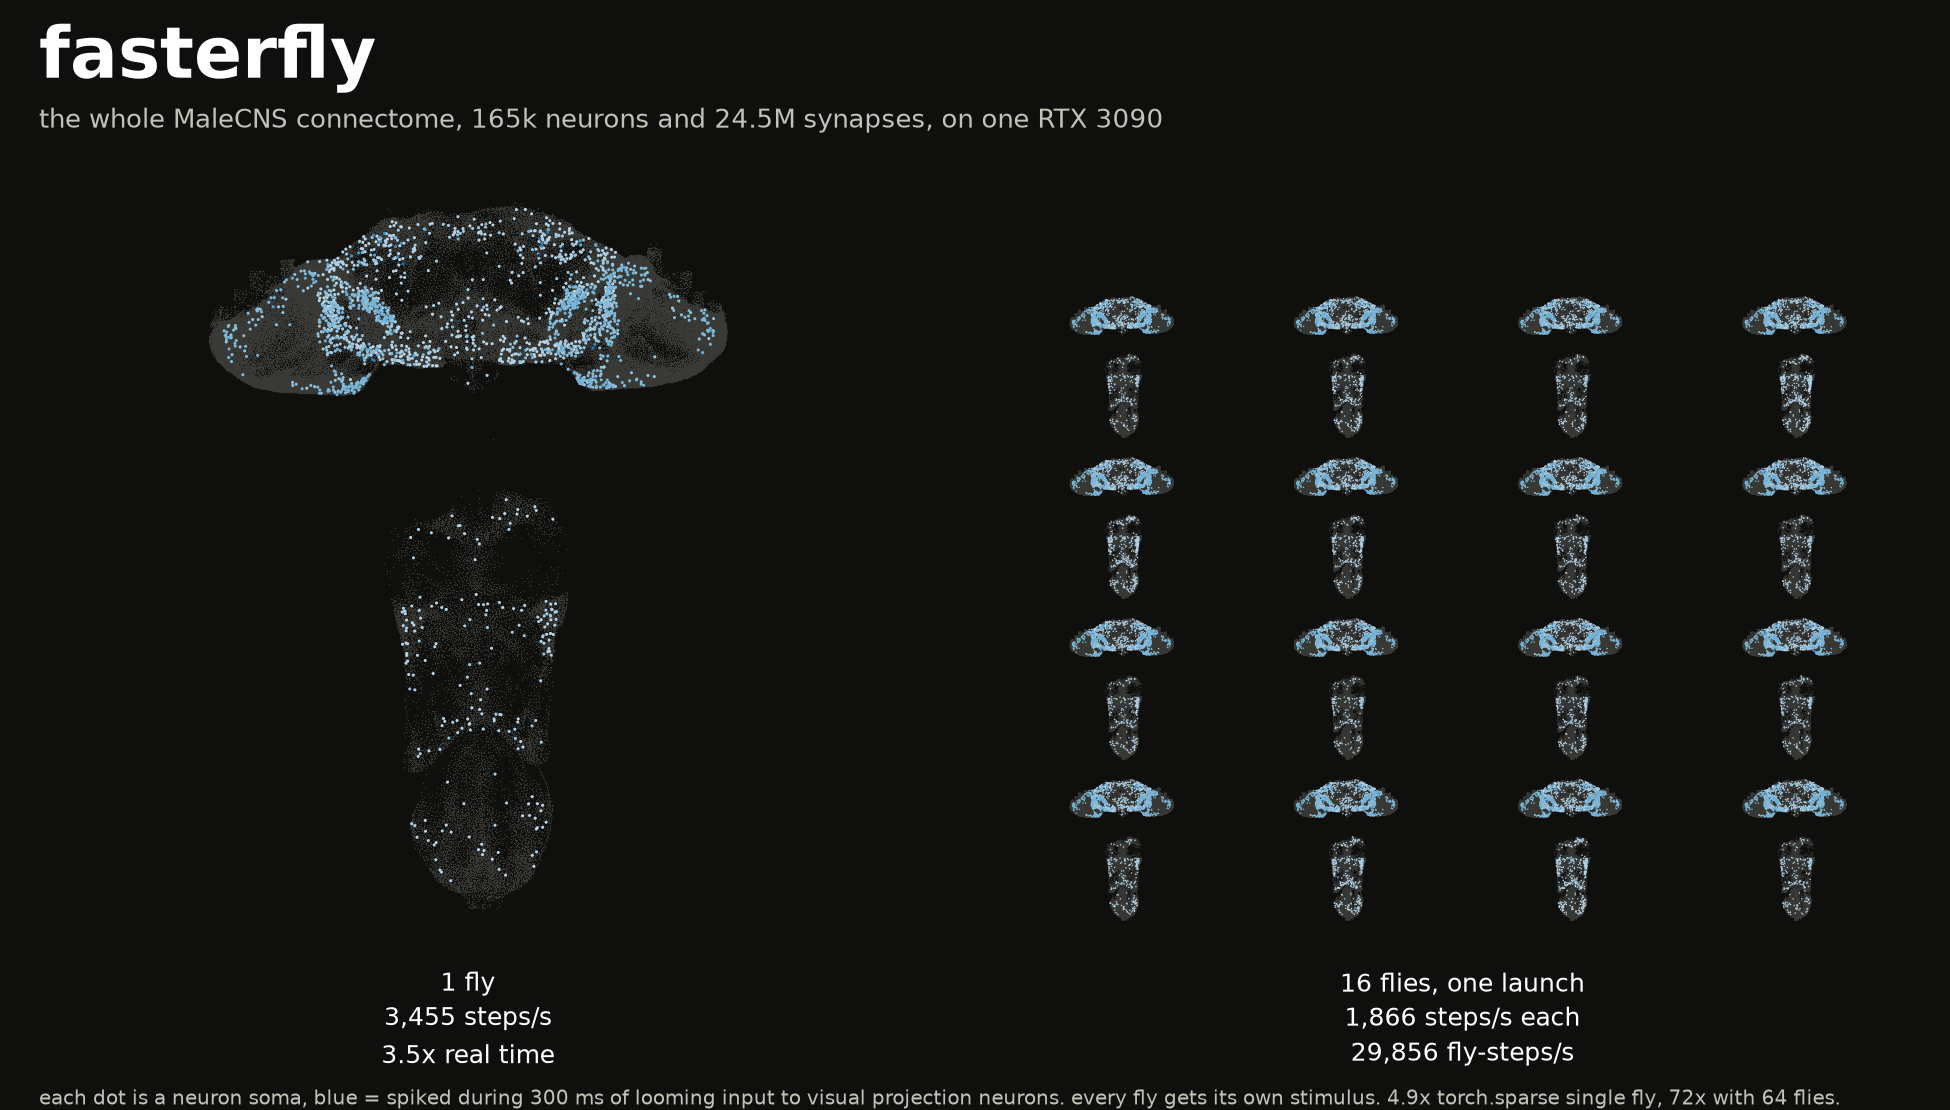

Here is the Python script that generated this plot:
"""Render docs/hero.png: soma cloud of the whole CNS coloured by spikes from a short
EventFusedLIF run. Knobs in docs/hero.json."""
import json
from pathlib import Path
import numpy as np, pandas as pd, scipy.sparse as sp, torch
import pyarrow.feather as feather
import matplotlib; matplotlib.use("Agg")
import matplotlib.pyplot as plt
import sys; sys.path.insert(0, str(Path(__file__).resolve().parent.parent))
from event_lif import EventFusedLIF

ROOT = Path(__file__).resolve().parent.parent
H = json.loads((ROOT / "docs" / "hero.json").read_text())
P = json.loads((ROOT / "params.json").read_text())
dev = torch.device("cuda")

M = sp.load_npz(ROOT / "cache" / "connectome_signed.npz").tocsr().astype(np.float32)
n = M.shape[0]
meta = pd.read_parquet(ROOT / "cache" / "meta.parquet")
bodies = np.load(ROOT / "cache" / "bodies.npy")
ann = feather.read_table(ROOT / P["data"]["dir"] / P["data"]["annotations"], columns=["bodyId", "somaLocation"]).to_pandas()
ann = ann.set_index("bodyId").reindex(bodies)
xyz = np.array([list(v) if v is not None and len(v) == 3 else [np.nan] * 3 for v in ann["somaLocation"]], dtype=float)

st = H["stimulus"]; lif = P["lif"]
rng = np.random.default_rng(st["seed"])
cand = np.flatnonzero(meta["superclass"].isin(st["superclass"]).values)
targets = torch.tensor(rng.choice(cand, st["n_targets"], replace=False), device=dev)
p_spike = st["rate_hz"] * lif["dt_ms"] / 1000.0
g = torch.Generator(device=dev).manual_seed(st["seed"])
total = H["warmup_steps"] + H["steps"]
stim = (torch.rand(total, st["n_targets"], generator=g, device=dev) < p_spike).float() * st["amplitude"]

N = H["n_flies"]
net = EventFusedLIF(M, lif, dev)
v = torch.zeros(n, N, device=dev); s = torch.zeros_like(v); ext = torch.zeros_like(v)
stims = [stim] + [(torch.rand(total, st["n_targets"], generator=torch.Generator(device=dev).manual_seed(st["seed"] + k), device=dev) < p_spike).float() * st["amplitude"] for k in range(1, N)]
stim = torch.stack(stims, 2)  # [total, n_targets, N]
counts = torch.zeros(n, N, device=dev)
for t in range(total):
    ext.zero_(); ext[targets] = stim[t]
    v, s = net.step(v, s, ext)
    if t >= H["warmup_steps"]: counts += s
counts = counts.cpu().numpy()
print(f"spikes/fly={counts.sum(0).astype(int).tolist()}")

V, C = H["view"], H["style"]
ok = ~np.isnan(xyz[:, 0])
x, y = xyz[ok, V["x_axis"]], xyz[ok, V["y_axis"]] * (-1 if V["flip_y"] else 1)
vmax = counts.max()

def cloud(ax, c, ps, acs):
    ax.set_facecolor(C["surface"]); ax.set_axis_off()
    ax.scatter(x[c == 0], y[c == 0], s=ps, c=C["silent"], lw=0, rasterized=True)
    o = np.argsort(c[c > 0])
    ax.scatter(x[c > 0][o], y[c > 0][o], s=acs, c=c[c > 0][o], cmap=C["cmap"], vmin=-vmax * 0.4, vmax=vmax, lw=0)
    ax.set_aspect("equal")

fig = plt.figure(figsize=(13, 7.4), facecolor=C["surface"])
ax = fig.add_axes([0.03, 0.15, 0.42, 0.70]); cloud(ax, counts[ok, 0], V["point_size"], V["active_size"])
gr, gc = H["grid"]
for k in range(N):
    r, cc = divmod(k, gc)
    a = fig.add_axes([0.52 + cc * 0.115, 0.60 - r * 0.145, 0.11, 0.14]); cloud(a, counts[ok, k], 0.08, 0.5)
fig.text(0.24, 0.035, H["single_label"], color=C["text"], fontsize=12, ha="center", va="bottom", linespacing=1.4)
fig.text(0.75, 0.035, H["batch_label"], color=C["text"], fontsize=12, ha="center", va="bottom", linespacing=1.4)
fig.text(0.02, 0.93, H["title"], color=C["text"], fontsize=34, fontweight="bold")
fig.text(0.02, 0.885, H["subtitle"], color=C["text2"], fontsize=12.5)
fig.text(0.02, 0.005, H["caption"].format(steps=H["steps"]), color=C["text2"], fontsize=9.5)
fig.savefig(ROOT / "docs" / "hero.png", dpi=150, facecolor=C["surface"])
